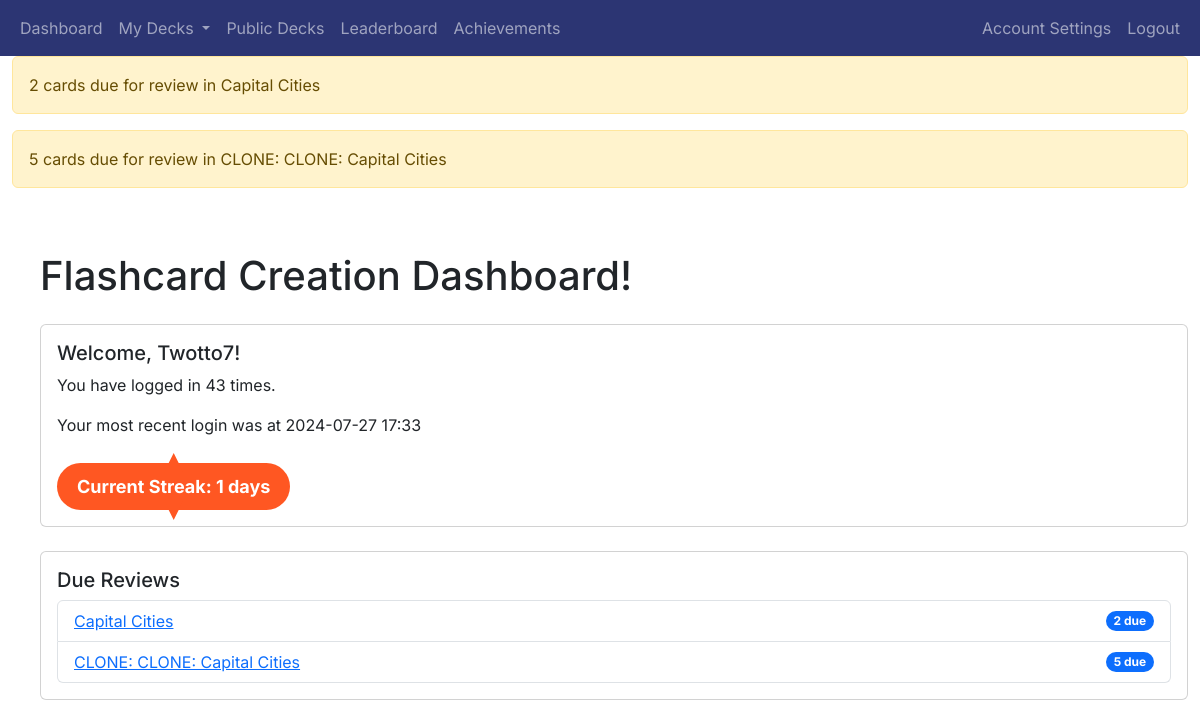
The page /dashboard (signed in) on the database its author committed.
### app/auth/models.py (models this page shows, shortened)
class User(db.Model, UserMixin):
    user_id = db.Column(db.Integer, primary_key=True)
    username = db.Column(db.String(80), unique=True, nullable=False)
    email = db.Column(db.String(120), unique=True, nullable=False)
    password_hash = db.Column(db.String(128), nullable=False)
    points = db.Column(db.Integer, default=0)  # Add points column
    achievements = db.relationship('UserAchievement', back_populates='user', cascade='all, delete-orphan')
    login_events = db.relationship('LoginEvent', backref='user', cascade='all, delete-orphan', lazy=True)
    decks = db.relationship('Deck', backref='user', cascade='all, delete-orphan', lazy=True)
    def get_login_count(self, user_id):
        return LoginEvent.query.filter_by(user_id=user_id).count()

### app/decks/models.py (models this page shows, shortened)
class Deck(db.Model):
    deck_id = db.Column(db.Integer, primary_key=True)
    name = db.Column(db.String(100), nullable=False)
    user_id = db.Column(db.Integer, db.ForeignKey('user.user_id'), nullable=False)
    created_at = db.Column(db.DateTime, nullable=False, default=datetime.utcnow)
    shared = db.Column(db.Boolean, default=False)
    review_start_date = db.Column(db.DateTime, nullable=True)
    cards = db.relationship('Card', backref='deck', cascade='all, delete-orphan', lazy=True)

### app/main/routes.py (the view)
@main_blueprint.route('/dashboard')
@login_required
def dashboard():
    user_decks = Deck.query.filter_by(user_id=current_user.user_id).all()
    due_reviews = []
    for deck in user_decks:
        due_count = Card.query.filter(
            Card.deck_id == deck.deck_id,
            Card.next_review_date <= datetime.utcnow()
        ).count()
        if due_count > 0:
            due_reviews.append({
                'deck_id': deck.deck_id,
                'name': deck.name,
                'due_count': due_count
            })
            flash(f'{due_count} cards due for review in {deck.name}', 'warning')
    login_events = LoginEvent.query.filter_by(user_id=current_user.user_id).order_by(LoginEvent.timestamp.desc()).all()
    previous_login_time = login_events[1].timestamp if len(login_events) > 1 else None
    if previous_login_time:
        bst = timezone('Europe/London')
        previous_login_time = previous_login_time.replace(tzinfo=pytz.utc).astimezone(bst)
        previous_login_time_str = previous_login_time.strftime('%Y-%m-%d %H:%M')
    else:
        previous_login_time_str = 'N/A'
    streak = session.get('streak', 1)
    user_info = {
        'username': current_user.username,
        'login_count': current_user.get_login_count(current_user.user_id),
        'last_login_at': previous_login_time_str,
        'current_streak': streak  # Add the current streak to user_info
    }
    return render_template('dashboard.html', due_reviews=due_reviews, user_info=user_info)

### app/__init__.py (called while the page is built)
@login_manager.user_loader
def load_user(user_id):
    return User.query.get(int(user_id))

### app/main/templates/dashboard.html (shortened to what this page needs)
{% extends "base.html" %}
{% block content %}
<div class="container mt-4">
    <h1 class="mb-4">Flashcard Creation Dashboard!</h1>
    <div class="card mb-4">
        <div class="card-body">
            <h5 class="card-title">Welcome, {{ user_info.username }}!</h5>
            <p class="card-text">You have logged in {{ user_info.login_count }} times.</p>
            <p class="card-text">Your most recent login was at {{ user_info.last_login_at }}</p>
            <div class="streak-badge">
                Current Streak: {{ user_info.current_streak }} days
            </div>
        </div>
    </div>
    <div class="card">
        <div class="card-body">
            <h5 class="card-title">Due Reviews</h5>
            {% if due_reviews %}
                <ul class="list-group">
                    {% for review in due_reviews %}
                        <li class="list-group-item d-flex justify-content-between align-items-center">
                            <a href="{{ url_for('review.start_review', deck_id=review.deck_id) }}">{{ review.name }}</a>
                            <span class="badge bg-primary rounded-pill">{{ review.due_count }} due</span>
                        </li>
                    {% endfor %}
                </ul>
            {% else %}
                <p class="card-text">No reviews due at the moment.</p>
            {% endif %}
        </div>
    </div>
</div>
{% endblock %}

### app/static/styles.css (style rules this page uses)
.streak-badge { display: inline-block; padding: 10px 20px; font-size: 18px; font-weight: bold; color: white; background-color: #FF5722; border-radius: 50px; text-align: center; margin-top: 10px; position: relative; }
.streak-badge::before { content: ''; position: absolute; top: -10px; left: 50%; transform: translateX(-50%); width: 20px; height: 20px; background-color: #FF5722; clip-path: polygon(50% 0%, 100% 100%, 0% 100%); }
.streak-badge::after { content: ''; position: absolute; bottom: -10px; left: 50%; transform: translateX(-50%); width: 20px; height: 20px; background-color: #FF5722; clip-path: polygon(0% 0%, 100% 0%, 50% 100%); }

### app/templates/base.html (style rules this page uses)
body { font-family: 'Inter', sans-serif; }
h1, h2, h3, h4, h5, h6, p, a { font-family: 'Inter', sans-serif; }

### rows shown on the page
User: username "Twotto7"
Deck: name "Capital Cities", due_count "2"
Deck: name "CLONE: CLONE: Capital Cities", due_count "5"

### other values the page prints
{{ message }} "2 cards due for review in Capital Cities" "5 cards due for review in CLONE: CLONE: Capital Cities"
{{ user_info.login_count }} "43"
{{ user_info.last_login_at }} "2024-07-27 17:33"
{{ user_info.current_streak }} "1"
